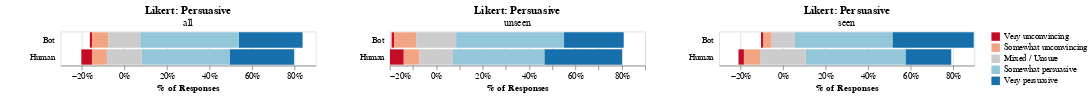

Write notebook code for a chart like this one.
### Code cell
alt.hconcat(
    charts_side['Likert: Persuasive']['all'],
    charts_side['Likert: Persuasive']['unseen'],
    charts_side['Likert: Persuasive']['seen'],
)

### Figure 1 — Vega-Lite specification as saved in the notebook (floating-point values rounded to 4 significant figures)
{"config": {"view": {"continuousWidth": 300, "continuousHeight": 300}}, "hconcat": [{"data": {"name": "data-cfb0654d0f1c5da6e1e47e750bb197c2"}, "mark": {"type": "bar"}, "encoding": {"color": {"field": "type", "scale": {"domain": ["Very unconvincing", "Somewhat unconvincing", "Mixed / Unsure", "Somewhat persuasive", "Very persuasive"], "range": ["#c30d24", "#f3a583", "#cccccc", "#94c6da", "#1770ab"]}, "title": "", "type": "nominal"}, "x": {"axis": {"format": "%"}, "field": "percentage_start", "title": "% of Responses", "type": "quantitative"}, "x2": {"field": "percentage_end"}, "y": {"axis": {"domain": false, "minExtent": 60, "offset": 5, "ticks": false, "title": ""}, "field": "question", "type": "nominal"}}, "title": {"text": "Likert: Persuasive", "subtitle": ["all"]}}, {"data": {"name": "data-c7dc9f78791cccc94c1f0bd6d59d2074"}, "mark": {"type": "bar"}, "encoding": {"color": {"field": "type", "scale": {"domain": ["Very unconvincing", "Somewhat unconvincing", "Mixed / Unsure", "Somewhat persuasive", "Very persuasive"], "range": ["#c30d24", "#f3a583", "#cccccc", "#94c6da", "#1770ab"]}, "title": "", "type": "nominal"}, "x": {"axis": {"format": "%"}, "field": "percentage_start", "title": "% of Responses", "type": "quantitative"}, "x2": {"field": "percentage_end"}, "y": {"axis": {"domain": false, "minExtent": 60, "offset": 5, "ticks": false, "title": ""}, "field": "question", "type": "nominal"}}, "title": {"text": "Likert: Persuasive", "subtitle": ["unseen"]}}, {"data": {"name": "data-877d0e8a30f4f36b3d484996a40e961c"}, "mark": {"type": "bar"}, "encoding": {"color": {"field": "type", "scale": {"domain": ["Very unconvincing", "Somewhat unconvincing", "Mixed / Unsure", "Somewhat persuasive", "Very persuasive"], "range": ["#c30d24", "#f3a583", "#cccccc", "#94c6da", "#1770ab"]}, "title": "", "type": "nominal"}, "x": {"axis": {"format": "%"}, "field": "percentage_start", "title": "% of Responses", "type": "quantitative"}, "x2": {"field": "percentage_end"}, "y": {"axis": {"domain": false, "minExtent": 60, "offset": 5, "ticks": false, "title": ""}, "field": "question", "type": "nominal"}}, "title": {"text": "Likert: Persuasive", "subtitle": ["seen"]}}], "$schema": "https://vega.github.io/schema/vega-lite/v5.8.0.json", "datasets": {"data-cfb0654d0f1c5da6e1e47e750bb197c2": [{"x_filter": "all", "x_isbot": true, "x_likerttype": "per", "question": "Bot", "type": "Very persuasive", "value": 90, "percentage": 0.3, "percentage_start": 0.5383, "percentage_end": 0.8383}, {"x_filter": "all", "x_isbot": true, "x_likerttype": "per", "question": "Bot", "type": "Somewhat persuasive", "value": 139, "percentage": 0.4633, "percentage_start": 0.075, "percentage_end": 0.5383}, {"x_filter": "all", "x_isbot": true, "x_likerttype": "per", "question": "Bot", "type": "Mixed / Unsure", "value": 45, "percentage": 0.15, "percentage_start": -0.075, "percentage_end": 0.075}, {"x_filter": "all", "x_isbot": true, "x_likerttype": "per", "question": "Bot", "type": "Somewhat unconvincing", "value": 23, "percentage": 0.07667, "percentage_start": -0.1517, "percentage_end": -0.075}, {"x_filter": "all", "x_isbot": true, "x_likerttype": "per", "question": "Bot", "type": "Very unconvincing", "value": 3, "percentage": 0.01, "percentage_start": -0.1617, "percentage_end": -0.1517}, {"x_filter": "all", "x_isbot": false, "x_likerttype": "per", "question": "Human", "type": "Very persuasive", "value": 91, "percentage": 0.3033, "percentage_start": 0.495, "percentage_end": 0.7983}, {"x_filter": "all", "x_isbot": false, "x_likerttype": "per", "question": "Human", "type": "Somewhat persuasive", "value": 124, "percentage": 0.4133, "percentage_start": 0.0817, "percentage_end": 0.495}, {"x_filter": "all", "x_isbot": false, "x_likerttype": "per", "question": "Human", "type": "Mixed / Unsure", "value": 49, "percentage": 0.1633, "percentage_start": -0.0817, "percentage_end": 0.0817}, {"x_filter": "all", "x_isbot": false, "x_likerttype": "per", "question": "Human", "type": "Somewhat unconvincing", "value": 21, "percentage": 0.07, "percentage_start": -0.1517, "percentage_end": -0.0817}, {"x_filter": "all", "x_isbot": false, "x_likerttype": "per", "question": "Human", "type": "Very unconvincing", "value": 15, "percentage": 0.05, "percentage_start": -0.2017, "percentage_end": -0.1517}], "data-c7dc9f78791cccc94c1f0bd6d59d2074": [{"x_filter": "unseen", "x_isbot": true, "x_likerttype": "per", "question": "Bot", "type": "Very persuasive", "value": 51, "percentage": 0.2576, "percentage_start": 0.5505, "percentage_end": 0.8081}, {"x_filter": "unseen", "x_isbot": true, "x_likerttype": "per", "question": "Bot", "type": "Somewhat persuasive", "value": 92, "percentage": 0.4646, "percentage_start": 0.0859, "percentage_end": 0.5505}, {"x_filter": "unseen", "x_isbot": true, "x_likerttype": "per", "question": "Bot", "type": "Mixed / Unsure", "value": 34, "percentage": 0.1717, "percentage_start": -0.0859, "percentage_end": 0.0859}, {"x_filter": "unseen", "x_isbot": true, "x_likerttype": "per", "question": "Bot", "type": "Somewhat unconvincing", "value": 19, "percentage": 0.09596, "percentage_start": -0.1819, "percentage_end": -0.0859}, {"x_filter": "unseen", "x_isbot": true, "x_likerttype": "per", "question": "Bot", "type": "Very unconvincing", "value": 2, "percentage": 0.0101, "percentage_start": -0.192, "percentage_end": -0.1819}, {"x_filter": "unseen", "x_isbot": false, "x_likerttype": "per", "question": "Human", "type": "Very persuasive", "value": 74, "percentage": 0.3348, "percentage_start": 0.4661, "percentage_end": 0.8009}, {"x_filter": "unseen", "x_isbot": false, "x_likerttype": "per", "question": "Human", "type": "Somewhat persuasive", "value": 87, "percentage": 0.3937, "percentage_start": 0.0724, "percentage_end": 0.4661}, {"x_filter": "unseen", "x_isbot": false, "x_likerttype": "per", "question": "Human", "type": "Mixed / Unsure", "value": 32, "percentage": 0.1448, "percentage_start": -0.0724, "percentage_end": 0.0724}, {"x_filter": "unseen", "x_isbot": false, "x_likerttype": "per", "question": "Human", "type": "Somewhat unconvincing", "value": 15, "percentage": 0.06787, "percentage_start": -0.1403, "percentage_end": -0.0724}, {"x_filter": "unseen", "x_isbot": false, "x_likerttype": "per", "question": "Human", "type": "Very unconvincing", "value": 13, "percentage": 0.05882, "percentage_start": -0.1991, "percentage_end": -0.1403}], "data-877d0e8a30f4f36b3d484996a40e961c": [{"x_filter": "seen", "x_isbot": true, "x_likerttype": "per", "question": "Bot", "type": "Very persuasive", "value": 39, "percentage": 0.3824, "percentage_start": 0.5147, "percentage_end": 0.8971}, {"x_filter": "seen", "x_isbot": true, "x_likerttype": "per", "question": "Bot", "type": "Somewhat persuasive", "value": 47, "percentage": 0.4608, "percentage_start": 0.0539, "percentage_end": 0.5147}, {"x_filter": "seen", "x_isbot": true, "x_likerttype": "per", "question": "Bot", "type": "Mixed / Unsure", "value": 11, "percentage": 0.1078, "percentage_start": -0.0539, "percentage_end": 0.0539}, {"x_filter": "seen", "x_isbot": true, "x_likerttype": "per", "question": "Bot", "type": "Somewhat unconvincing", "value": 4, "percentage": 0.03922, "percentage_start": -0.0931, "percentage_end": -0.0539}, {"x_filter": "seen", "x_isbot": true, "x_likerttype": "per", "question": "Bot", "type": "Very unconvincing", "value": 1, "percentage": 0.009804, "percentage_start": -0.1029, "percentage_end": -0.0931}, {"x_filter": "seen", "x_isbot": false, "x_likerttype": "per", "question": "Human", "type": "Very persuasive", "value": 17, "percentage": 0.2152, "percentage_start": 0.576, "percentage_end": 0.7912}, {"x_filter": "seen", "x_isbot": false, "x_likerttype": "per", "question": "Human", "type": "Somewhat persuasive", "value": 37, "percentage": 0.4684, "percentage_start": 0.1076, "percentage_end": 0.576}, {"x_filter": "seen", "x_isbot": false, "x_likerttype": "per", "question": "Human", "type": "Mixed / Unsure", "value": 17, "percentage": 0.2152, "percentage_start": -0.1076, "percentage_end": 0.1076}, {"x_filter": "seen", "x_isbot": false, "x_likerttype": "per", "question": "Human", "type": "Somewhat unconvincing", "value": 6, "percentage": 0.07595, "percentage_start": -0.1835, "percentage_end": -0.1076}, {"x_filter": "seen", "x_isbot": false, "x_likerttype": "per", "question": "Human", "type": "Very unconvincing", "value": 2, "percentage": 0.02532, "percentage_start": -0.2088, "percentage_end": -0.1835}]}}
